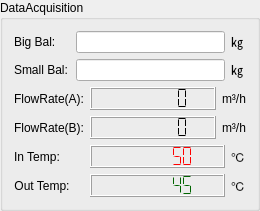
    <widget class="QGroupBox" name="groupBox_4">
     <property name="minimumSize">
      <size>
       <width>260</width>
       <height>0</height>
      </size>
     </property>
     <property name="maximumSize">
      <size>
       <width>300</width>
       <height>16777215</height>
      </size>
     </property>
     <property name="title">
      <string>DataAcquisition</string>
     </property>
     <layout class="QGridLayout" name="gridLayout_2">
      <item row="0" column="0">
       <widget class="QLabel" name="label_9">
        <property name="sizePolicy">
         <sizepolicy hsizetype="Fixed" vsizetype="Preferred">
          <horstretch>0</horstretch>
          <verstretch>0</verstretch>
         </sizepolicy>
        </property>
        <property name="text">
         <string>Big Bal:</string>
        </property>
       </widget>
      </item>
      <item row="0" column="1" colspan="3">
       <widget class="QLineEdit" name="lcdBigBalance"/>
      </item>
      <item row="0" column="4">
       <widget class="QLabel" name="label_11">
        <property name="sizePolicy">
         <sizepolicy hsizetype="Fixed" vsizetype="Preferred">
          <horstretch>0</horstretch>
          <verstretch>0</verstretch>
         </sizepolicy>
        </property>
        <property name="text">
         <string>㎏</string>
        </property>
       </widget>
      </item>
      <item row="1" column="0">
       <widget class="QLabel" name="label_10">
        <property name="sizePolicy">
         <sizepolicy hsizetype="Fixed" vsizetype="Preferred">
          <horstretch>0</horstretch>
          <verstretch>0</verstretch>
         </sizepolicy>
        </property>
        <property name="text">
         <string>Small Bal:</string>
        </property>
       </widget>
      </item>
      <item row="1" column="1" colspan="3">
       <widget class="QLineEdit" name="lcdSmallBalance"/>
      </item>
      <item row="1" column="4">
       <widget class="QLabel" name="label_12">
        <property name="sizePolicy">
         <sizepolicy hsizetype="Fixed" vsizetype="Preferred">
          <horstretch>0</horstretch>
          <verstretch>0</verstretch>
         </sizepolicy>
        </property>
        <property name="text">
         <string>㎏</string>
        </property>
       </widget>
      </item>
      <item row="2" column="0" colspan="2">
       <widget class="QLabel" name="label_25">
        <property name="sizePolicy">
         <sizepolicy hsizetype="Fixed" vsizetype="Preferred">
          <horstretch>0</horstretch>
          <verstretch>0</verstretch>
         </sizepolicy>
        </property>
        <property name="text">
         <string>FlowRate(A):</string>
        </property>
        <property name="alignment">
         <set>Qt::AlignCenter</set>
        </property>
       </widget>
      </item>
      <item row="2" column="2">
       <widget class="QLCDNumber" name="lcdFlowRateStd">
        <property name="sizePolicy">
         <sizepolicy hsizetype="Expanding" vsizetype="Fixed">
          <horstretch>0</horstretch>
          <verstretch>0</verstretch>
         </sizepolicy>
        </property>
        <property name="numDigits">
         <number>7</number>
        </property>
        <property name="segmentStyle">
         <enum>QLCDNumber::Flat</enum>
        </property>
       </widget>
      </item>
      <item row="2" column="3" colspan="2">
       <widget class="QLabel" name="label_24">
        <property name="sizePolicy">
         <sizepolicy hsizetype="Fixed" vsizetype="Preferred">
          <horstretch>0</horstretch>
          <verstretch>0</verstretch>
         </sizepolicy>
        </property>
        <property name="text">
         <string>m³/h</string>
        </property>
       </widget>
      </item>
      <item row="3" column="0" colspan="2">
       <widget class="QLabel" name="label_3">
        <property name="sizePolicy">
         <sizepolicy hsizetype="Fixed" vsizetype="Preferred">
          <horstretch>0</horstretch>
          <verstretch>0</verstretch>
         </sizepolicy>
        </property>
        <property name="text">
         <string>FlowRate(B):</string>
        </property>
        <property name="alignment">
         <set>Qt::AlignCenter</set>
        </property>
       </widget>
      </item>
      <item row="3" column="2">
       <widget class="QLCDNumber" name="lcdFlowRate">
        <property name="sizePolicy">
         <sizepolicy hsizetype="Expanding" vsizetype="Fixed">
          <horstretch>0</horstretch>
          <verstretch>0</verstretch>
         </sizepolicy>
        </property>
        <property name="numDigits">
         <number>7</number>
        </property>
        <property name="segmentStyle">
         <enum>QLCDNumber::Flat</enum>
        </property>
       </widget>
      </item>
      <item row="3" column="3" colspan="2">
       <widget class="QLabel" name="label_6">
        <property name="sizePolicy">
         <sizepolicy hsizetype="Fixed" vsizetype="Preferred">
          <horstretch>0</horstretch>
          <verstretch>0</verstretch>
         </sizepolicy>
        </property>
        <property name="text">
         <string>m³/h</string>
        </property>
       </widget>
      </item>
      <item row="4" column="0">
       <widget class="QLabel" name="label_4">
        <property name="sizePolicy">
         <sizepolicy hsizetype="Fixed" vsizetype="Preferred">
          <horstretch>0</horstretch>
          <verstretch>0</verstretch>
         </sizepolicy>
        </property>
        <property name="text">
         <string>In Temp:</string>
        </property>
        <property name="alignment">
         <set>Qt::AlignCenter</set>
        </property>
       </widget>
      </item>
      <item row="4" column="2" colspan="2">
       <widget class="QLCDNumber" name="lcdInTemper">
        <property name="sizePolicy">
         <sizepolicy hsizetype="Preferred" vsizetype="Fixed">
          <horstretch>0</horstretch>
          <verstretch>0</verstretch>
         </sizepolicy>
        </property>
        <property name="palette">
         <palette>
          <active>
           <colorrole role="WindowText">
            <brush brushstyle="SolidPattern">
             <color alpha="255">
              <red>255</red>
              <green>0</green>
              <blue>0</blue>
             </color>
            </brush>
           </colorrole>
           <colorrole role="Button">
            <brush brushstyle="SolidPattern">
             <color alpha="255">
              <red>100</red>
              <green>10</green>
              <blue>0</blue>
             </color>
            </brush>
           </colorrole>
           <colorrole role="Base">
            <brush brushstyle="SolidPattern">
             <color alpha="255">
              <red>100</red>
              <green>10</green>
              <blue>0</blue>
             </color>
            </brush>
           </colorrole>
           <colorrole role="Window">
            <brush brushstyle="SolidPattern">
             <color alpha="255">
              <red>100</red>
              <green>10</green>
              <blue>0</blue>
             </color>
            </brush>
           </colorrole>
          </active>
          <inactive>
           <colorrole role="WindowText">
            <brush brushstyle="SolidPattern">
             <color alpha="255">
              <red>255</red>
              <green>0</green>
              <blue>0</blue>
             </color>
            </brush>
           </colorrole>
           <colorrole role="Button">
            <brush brushstyle="SolidPattern">
             <color alpha="255">
              <red>100</red>
              <green>10</green>
              <blue>0</blue>
             </color>
            </brush>
           </colorrole>
           <colorrole role="Base">
            <brush brushstyle="SolidPattern">
             <color alpha="255">
              <red>100</red>
              <green>10</green>
              <blue>0</blue>
             </color>
            </brush>
           </colorrole>
           <colorrole role="Window">
            <brush brushstyle="SolidPattern">
             <color alpha="255">
              <red>100</red>
              <green>10</green>
              <blue>0</blue>
             </color>
            </brush>
           </colorrole>
          </inactive>
          <disabled>
           <colorrole role="WindowText">
            <brush brushstyle="SolidPattern">
             <color alpha="255">
              <red>120</red>
              <green>120</green>
              <blue>120</blue>
             </color>
            </brush>
           </colorrole>
           <colorrole role="Button">
            <brush brushstyle="SolidPattern">
             <color alpha="255">
              <red>100</red>
              <green>10</green>
              <blue>0</blue>
             </color>
            </brush>
           </colorrole>
           <colorrole role="Base">
            <brush brushstyle="SolidPattern">
             <color alpha="255">
              <red>100</red>
              <green>10</green>
              <blue>0</blue>
             </color>
            </brush>
           </colorrole>
           <colorrole role="Window">
            <brush brushstyle="SolidPattern">
             <color alpha="255">
              <red>100</red>
              <green>10</green>
              <blue>0</blue>
             </color>
            </brush>
           </colorrole>
          </disabled>
         </palette>
        </property>
        <property name="numDigits">
         <number>7</number>
        </property>
        <property name="segmentStyle">
         <enum>QLCDNumber::Flat</enum>
        </property>
        <property name="value" stdset="0">
         <double>50.000000000000000</double>
        </property>
       </widget>
      </item>
      <item row="4" column="4">
       <widget class="QLabel" name="label_7">
        <property name="sizePolicy">
         <sizepolicy hsizetype="Fixed" vsizetype="Preferred">
          <horstretch>0</horstretch>
          <verstretch>0</verstretch>
         </sizepolicy>
        </property>
        <property name="text">
         <string>℃</string>
        </property>
       </widget>
      </item>
      <item row="5" column="0">
       <widget class="QLabel" name="label_5">
        <property name="sizePolicy">
         <sizepolicy hsizetype="Fixed" vsizetype="Preferred">
          <horstretch>0</horstretch>
          <verstretch>0</verstretch>
         </sizepolicy>
        </property>
        <property name="text">
         <string>Out Temp:</string>
        </property>
        <property name="alignment">
         <set>Qt::AlignCenter</set>
        </property>
       </widget>
      </item>
      <item row="5" column="2" colspan="2">
       <widget class="QLCDNumber" name="lcdOutTemper">
        <property name="sizePolicy">
         <sizepolicy hsizetype="Preferred" vsizetype="Fixed">
          <horstretch>0</horstretch>
          <verstretch>0</verstretch>
         </sizepolicy>
        </property>
        <property name="palette">
         <palette>
          <active>
           <colorrole role="WindowText">
            <brush brushstyle="SolidPattern">
             <color alpha="255">
              <red>0</red>
              <green>100</green>
              <blue>0</blue>
             </color>
            </brush>
           </colorrole>
           <colorrole role="Button">
            <brush brushstyle="SolidPattern">
             <color alpha="255">
              <red>100</red>
              <green>10</green>
              <blue>0</blue>
             </color>
            </brush>
           </colorrole>
           <colorrole role="Base">
            <brush brushstyle="SolidPattern">
             <color alpha="255">
              <red>100</red>
              <green>10</green>
              <blue>0</blue>
             </color>
            </brush>
           </colorrole>
           <colorrole role="Window">
            <brush brushstyle="SolidPattern">
             <color alpha="255">
              <red>100</red>
              <green>10</green>
              <blue>0</blue>
             </color>
            </brush>
           </colorrole>
          </active>
          <inactive>
           <colorrole role="WindowText">
            <brush brushstyle="SolidPattern">
             <color alpha="255">
              <red>0</red>
              <green>100</green>
              <blue>0</blue>
             </color>
            </brush>
           </colorrole>
           <colorrole role="Button">
            <brush brushstyle="SolidPattern">
             <color alpha="255">
              <red>100</red>
              <green>10</green>
              <blue>0</blue>
             </color>
            </brush>
           </colorrole>
           <colorrole role="Base">
            <brush brushstyle="SolidPattern">
             <color alpha="255">
              <red>100</red>
              <green>10</green>
              <blue>0</blue>
             </color>
            </brush>
           </colorrole>
           <colorrole role="Window">
            <brush brushstyle="SolidPattern">
             <color alpha="255">
              <red>100</red>
              <green>10</green>
              <blue>0</blue>
             </color>
            </brush>
           </colorrole>
          </inactive>
          <disabled>
           <colorrole role="WindowText">
            <brush brushstyle="SolidPattern">
             <color alpha="255">
              <red>120</red>
              <green>120</green>
              <blue>120</blue>
             </color>
            </brush>
           </colorrole>
           <colorrole role="Button">
            <brush brushstyle="SolidPattern">
             <color alpha="255">
              <red>100</red>
              <green>10</green>
              <blue>0</blue>
             </color>
            </brush>
           </colorrole>
           <colorrole role="Base">
            <brush brushstyle="SolidPattern">
             <color alpha="255">
              <red>100</red>
              <green>10</green>
              <blue>0</blue>
             </color>
            </brush>
           </colorrole>
           <colorrole role="Window">
            <brush brushstyle="SolidPattern">
             <color alpha="255">
              <red>100</red>
              <green>10</green>
              <blue>0</blue>
             </color>
            </brush>
           </colorrole>
          </disabled>
         </palette>
        </property>
        <property name="smallDecimalPoint">
         <bool>false</bool>
        </property>
        <property name="numDigits">
         <number>7</number>
        </property>
        <property name="segmentStyle">
         <enum>QLCDNumber::Flat</enum>
        </property>
        <property name="value" stdset="0">
         <double>45.000000000000000</double>
        </property>
       </widget>
      </item>
      <item row="5" column="4">
       <widget class="QLabel" name="label_8">
        <property name="sizePolicy">
         <sizepolicy hsizetype="Fixed" vsizetype="Preferred">
          <horstretch>0</horstretch>
          <verstretch>0</verstretch>
         </sizepolicy>
        </property>
        <property name="text">
         <string>℃</string>
        </property>
       </widget>
      </item>
     </layout>
    </widget>
